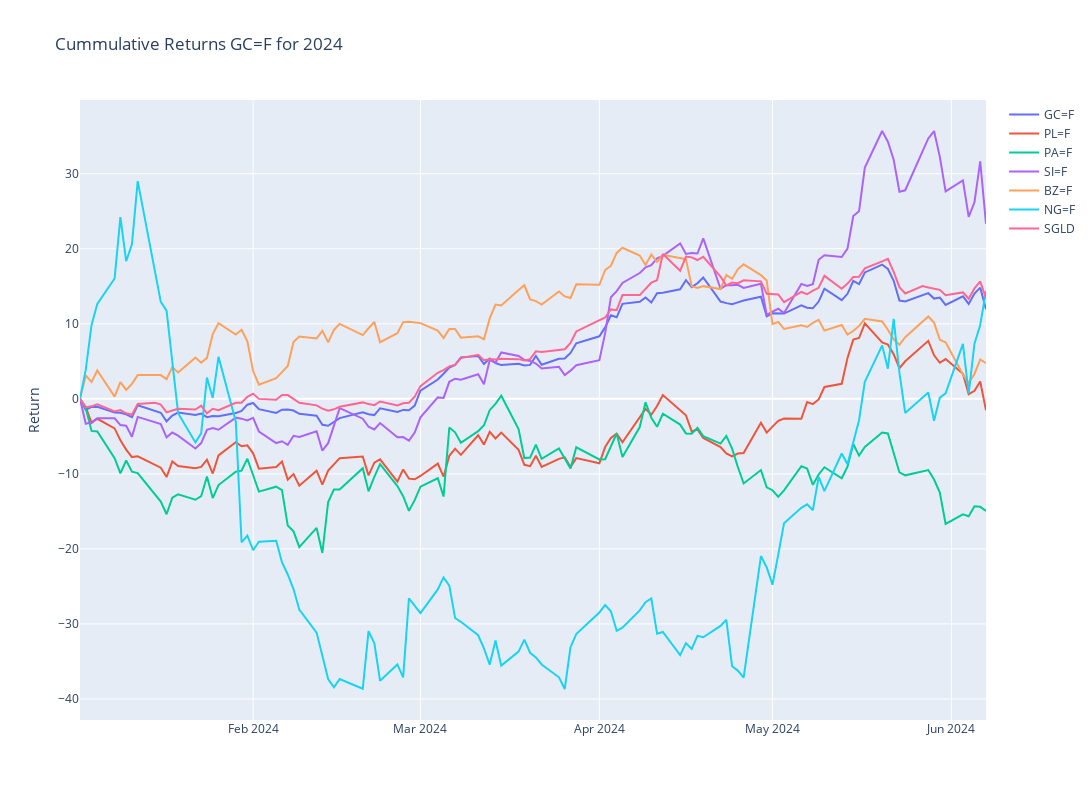

The code cell stored with this chart in its notebook:
### Code cell
# Plotly
fig = make_subplots()

# Graph (1,1)
# Loop all stock files and get cummulative return for year
for stock in tqdm(index_list):
    f = os.path.join("../input", stock)
    df = pd.read_csv(f+".csv",index_col="Date",parse_dates=True)
    df['Cummulative_Return'] = cumulative_return(df["Adj Close"].loc[year])
    fig.add_trace(go.Scatter(x=df['Cummulative_Return'].loc[year].index,y=df['Cummulative_Return'].loc[year],mode="lines",name=stock.split('.')[0]),row=1,col=1)

# Update xaxis properties
fig.update_yaxes(title_text="Return", row=1, col=1)

fig.update_layout(height=800, width=1300,showlegend=True,title=f"Cummulative Returns {ticker} for {year}")

fig.show()
